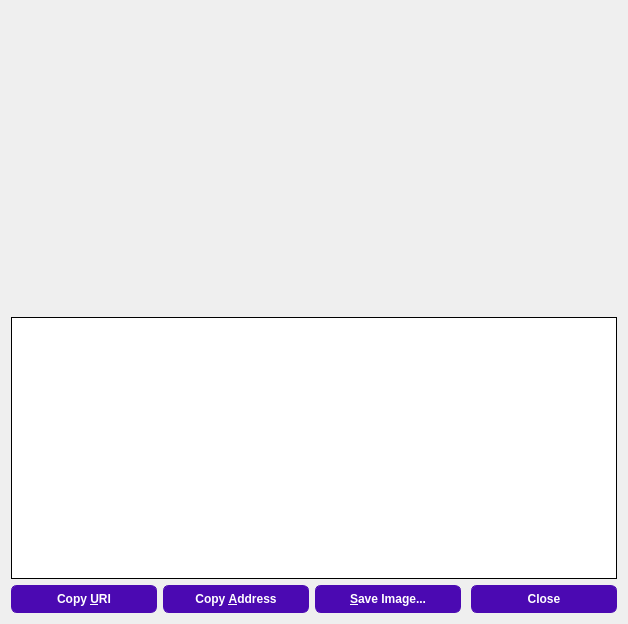
<?xml version="1.0" encoding="UTF-8"?>
<ui version="4.0">
 <class>ReceiveRequestDialog</class>
 <widget class="QDialog" name="ReceiveRequestDialog">
  <property name="geometry">
   <rect>
    <x>0</x>
    <y>0</y>
    <width>628</width>
    <height>624</height>
   </rect>
  </property>
  <property name="styleSheet">
   <string notr="true">QPushButton{
        background-color:#4b09b2;
        color:white;
		min-height:26px;
		max-height:26px;
        min-width: 120px;
		padding-left:12px;
		padding-right:12px;
        border:1px solid #4b09b2;
		icon-size:24px;
		font:bold;
		border-radius:6px;
}

QPushButton:hover{
        background-color:#6821d6;
}

QPushButton:pressed{
        background-color:#3f0698;
}


QLabel,QCheckBox{
	color:#3e03a0;
}

</string>
  </property>
  <layout class="QVBoxLayout" name="verticalLayout_3">
   <item>
    <widget class="QRImageWidget" name="lblQRCode">
     <property name="sizePolicy">
      <sizepolicy hsizetype="Expanding" vsizetype="Fixed">
       <horstretch>0</horstretch>
       <verstretch>0</verstretch>
      </sizepolicy>
     </property>
     <property name="minimumSize">
      <size>
       <width>300</width>
       <height>300</height>
      </size>
     </property>
     <property name="toolTip">
      <string>QR Code</string>
     </property>
     <property name="textFormat">
      <enum>Qt::PlainText</enum>
     </property>
     <property name="alignment">
      <set>Qt::AlignCenter</set>
     </property>
     <property name="wordWrap">
      <bool>true</bool>
     </property>
    </widget>
   </item>
   <item>
    <widget class="QTextEdit" name="outUri">
     <property name="sizePolicy">
      <sizepolicy hsizetype="Expanding" vsizetype="Expanding">
       <horstretch>0</horstretch>
       <verstretch>0</verstretch>
      </sizepolicy>
     </property>
     <property name="minimumSize">
      <size>
       <width>0</width>
       <height>50</height>
      </size>
     </property>
     <property name="frameShape">
      <enum>QFrame::Panel</enum>
     </property>
     <property name="frameShadow">
      <enum>QFrame::Plain</enum>
     </property>
     <property name="tabChangesFocus">
      <bool>true</bool>
     </property>
     <property name="textInteractionFlags">
      <set>Qt::TextSelectableByKeyboard|Qt::TextSelectableByMouse</set>
     </property>
    </widget>
   </item>
   <item>
    <layout class="QHBoxLayout" name="horizontalLayout">
     <item>
      <widget class="QPushButton" name="btnCopyURI">
       <property name="text">
        <string>Copy &amp;URI</string>
       </property>
       <property name="autoDefault">
        <bool>false</bool>
       </property>
      </widget>
     </item>
     <item>
      <widget class="QPushButton" name="btnCopyAddress">
       <property name="text">
        <string>Copy &amp;Address</string>
       </property>
       <property name="autoDefault">
        <bool>false</bool>
       </property>
      </widget>
     </item>
     <item>
      <widget class="QPushButton" name="btnSaveAs">
       <property name="text">
        <string>&amp;Save Image...</string>
       </property>
       <property name="autoDefault">
        <bool>false</bool>
       </property>
      </widget>
     </item>
     <item>
      <spacer name="horizontalSpacer_2">
       <property name="orientation">
        <enum>Qt::Horizontal</enum>
       </property>
       <property name="sizeHint" stdset="0">
        <size>
         <width>40</width>
         <height>20</height>
        </size>
       </property>
      </spacer>
     </item>
     <item>
      <widget class="QDialogButtonBox" name="buttonBox">
       <property name="standardButtons">
        <set>QDialogButtonBox::Close</set>
       </property>
      </widget>
     </item>
    </layout>
   </item>
  </layout>
 </widget>
 <customwidgets>
  <customwidget>
   <class>QRImageWidget</class>
   <extends>QLabel</extends>
   <header>receiverequestdialog.h</header>
  </customwidget>
 </customwidgets>
 <resources/>
 <connections>
  <connection>
   <sender>buttonBox</sender>
   <signal>rejected()</signal>
   <receiver>ReceiveRequestDialog</receiver>
   <slot>reject()</slot>
   <hints>
    <hint type="sourcelabel">
     <x>452</x>
     <y>573</y>
    </hint>
    <hint type="destinationlabel">
     <x>243</x>
     <y>298</y>
    </hint>
   </hints>
  </connection>
  <connection>
   <sender>buttonBox</sender>
   <signal>accepted()</signal>
   <receiver>ReceiveRequestDialog</receiver>
   <slot>accept()</slot>
   <hints>
    <hint type="sourcelabel">
     <x>452</x>
     <y>573</y>
    </hint>
    <hint type="destinationlabel">
     <x>243</x>
     <y>298</y>
    </hint>
   </hints>
  </connection>
 </connections>
</ui>
